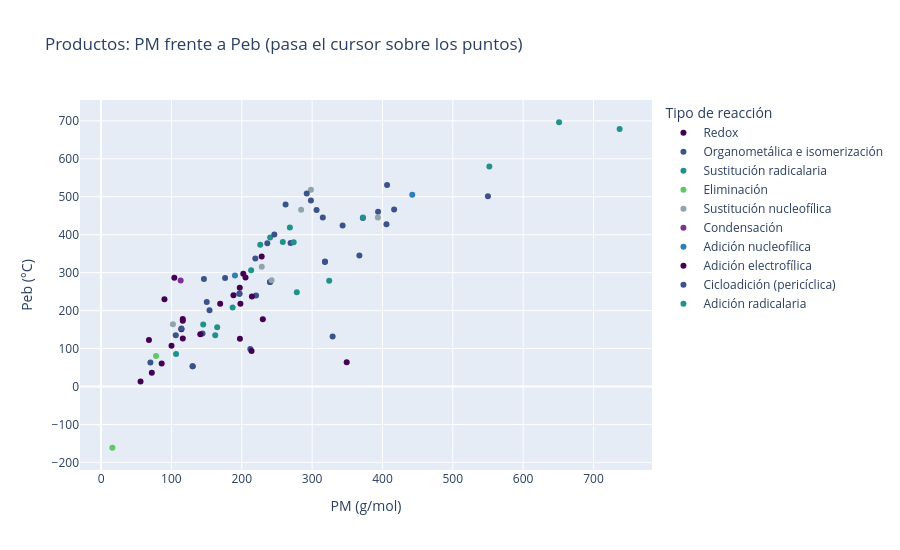
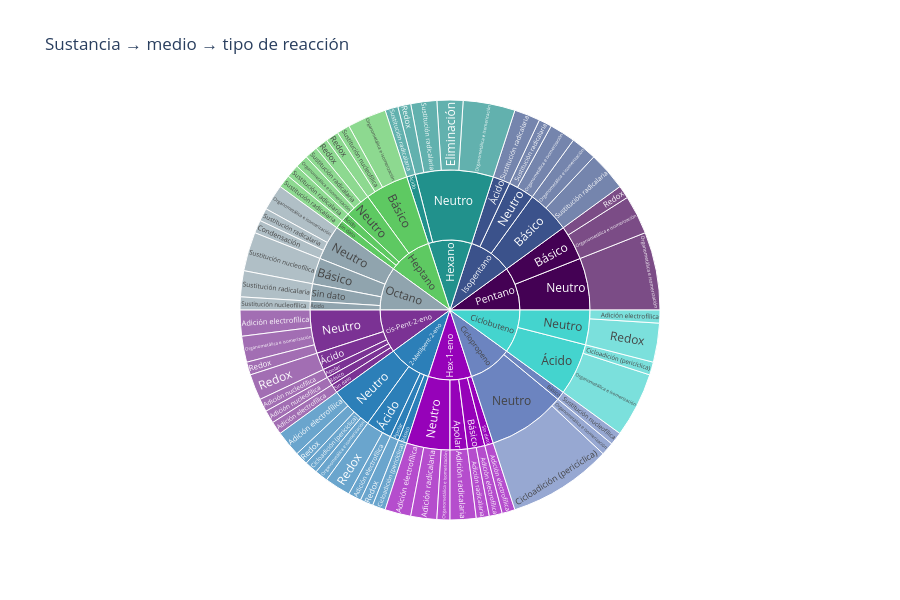

The cell these charts' notebook holds for them, in order:
### Markdown cell above
**Qué hace el código.**
- **Dispersión con plotly:** PM frente a Peb de los productos, con un color por mecanismo. Al pasar el cursor se ven el producto, el hidrocarburo, el ID y el medio.
- **Diagrama solar:** jerarquía de tres niveles, **hidrocarburo → medio → mecanismo**. Las reacciones sin medio aparecen como "Sin dato".
- Ambas figuras se exportan a **HTML**, que conserva la interactividad al abrirlo en el navegador.

### Code cell
# Relación química: la misma tendencia PM–Peb, pero al pasar el cursor se ve el producto y la reacción.
d = rx.dropna(subset=['PM', 'Peb']).copy()
fig = px.scatter(d, x='PM', y='Peb', color='Tipo de reacción', hover_data=['Producto', 'Sustancia', 'ID', 'Medio'],
                 labels={'PM': UNIDAD['PM'], 'Peb': UNIDAD['Peb']}, height=550,
                 title='Productos: PM frente a Peb (pasa el cursor sobre los puntos)',
                 color_discrete_sequence=list(COL_VAR.values()))
fig.write_html(f'{CARPETA}/18_interactivo_PM_Peb.html'); fig.show()

# Gráfica solar: se lee del centro hacia afuera: sustancia → medio → tipo de reacción.
fig2 = px.sunburst(rx.fillna({'Medio': 'Sin dato'}), path=['Sustancia', 'Medio', 'Tipo de reacción'], height=600,
                   title='Sustancia → medio → tipo de reacción', color_discrete_sequence=list(COL_VAR.values()))
fig2.write_html(f'{CARPETA}/19_interactivo_solar.html'); fig2.show()

### Figure 1 — Plotly figure (JSON) as saved in the notebook; plotly's stock layout.template omitted (floating-point values rounded to 4 significant figures)
{"data": [{"customdata": [["1-Hexilpiperidina", "Pentano", "R-001", "Básico"], ["2-Heptanona", "Heptano", "R-033", "Neutro"], ["1-Octilpiperidina", "Heptano", "R-037", "Básico"], ["Pentano", "cis-Pent-2-eno", "R-051", "Neutro"], ["1,4-Pentanodiol, 1,4-diacetato, (4S)-", "cis-Pent-2-eno", "R-057", "Ácido"], ["(+)-1,4-Pentanodiol", "cis-Pent-2-eno", "R-059", "Ácido"], ["Hidroperóxido, 1-etil-2-butenil", "2-Metilpent-2-eno", "R-061", "Apolar"], ["Hidroperóxido de 1-etil-2-metil-2-propen-1-ilo", "2-Metilpent-2-eno", "R-062", "Neutro"], ["3-Etil-2,2-dimetiloxirano", "2-Metilpent-2-eno", "R-063", "Ácido"], ["2-Metilpentano", "2-Metilpent-2-eno", "R-065", "Ácido"], ["Ciclobutano", "Ciclobuteno", "R-091", "Neutro"], ["1,4-Butanodiol", "Ciclobuteno", "R-097", "Neutro"], ["2-Ciclobuten-1-ona", "Ciclobuteno", "R-099", "Neutro"]], "hovertemplate": "Tipo de reacción=Redox<br>PM (g/mol)=%{x}<br>Peb (°C)=%{y}<br>Producto=%{customdata[0]}<br>Sustancia=%{customdata[1]}<br>ID=%{customdata[2]}<br>Medio=%{customdata[3]}<extra></extra>", "legendgroup": "Redox", "marker": {"color": "#440154", "symbol": "circle"}, "mode": "markers", "name": "Redox", "orientation": "v", "showlegend": true, "type": "scatter", "x": [169.3, 114.2, 197.4, 72.15, 188.2, 104.2, 116.2, 116.2, 100.2, 86.18, 56.11, 90.12, 68.07], "xaxis": "x", "y": [218.0, 151.0, 126.0, 36.1, 240.4, 286.8, 177.7, 173.2, 107.0, 60.3, 13.08, 230.0, 122.2], "yaxis": "y"}, {"customdata": [["(αS)-4-Bromo-α-[(1R)-1-metilbutil]bencenoacetato de 2,2,2-tribromoetilo", "Pentano", "R-002", "Neutro"], ["(αS)-α-[(1R)-1-Metilbutil]-4-(trifluorometil)bencenoacetato de 2,2,2-tricloroetilo", "Pentano", "R-003", "Neutro"], ["(αS)-4-Bromo-α-[(1R)-1-metilbutil]bencenoacetato de 2,2,2-trifluoroetilo", "Pentano", "R-004", "Neutro"], ["(αS)-4-(1,1-Dimetiletil)-α-[(1R)-1-metilbutil]bencenoacetato de 2,2,2-tricloroetilo", "Pentano", "R-007", "Neutro"], ["(αS)-4-Bromo-α-[(1R)-1-metilbutil]bencenoacetato de 2,2,2-tricloroetilo", "Pentano", "R-009", "Neutro"], ["(αS)-4-Cloro-α-[(1R)-1-metilbutil]bencenoacetato de 2,2,2-tricloroetilo", "Pentano", "R-010", "Neutro"], ["1-Cloro-4-(2,2-dimetilbutil)benceno", "Isopentano", "R-011", "Básico"], ["(αR)-α-(1,1-Dimetilpropil)-4-metoxibencenoacetato de 2,2,2-trifluoroetilo", "Isopentano", "R-014", "Neutro"], ["1-Cloro-4-(2,2-dimetilbutil)benceno", "Isopentano", "R-015", "Básico"], ["N-[(2S)-3,3-Dimetil-2-fenilpentil]metanosulfonamida", "Isopentano", "R-020", "Neutro"], ["2-Hexil-4,4,5,5-tetrametil-1,3,2-dioxaborolano", "Hexano", "R-021", "Neutro"], ["Heptanal", "Hexano", "R-029", "Neutro"], ["rel-(1R,2R,6S)-2-(2,4-Diclorofenil)-6-[(1R)-1-metilhexil]ciclohexanol", "Heptano", "R-038", "Básico"], ["Ácido octanoico", "Heptano", "R-039", "Neutro"], ["2-Octil-4,4,5,5-tetrametil-1,3,2-dioxaborolano", "Octano", "R-041", "Neutro"], ["2-Octil-4,4,5,5-tetrametil-1,3,2-dioxaborolano", "Octano", "R-047", "Neutro"], ["1-(4-Metoxifenil)-1-heptanona", "cis-Pent-2-eno", "R-058", "Neutro"], ["trans-2-Penteno", "cis-Pent-2-eno", "R-060", "Neutro"], ["N-[[(1,3-Dimetil-2-buten-1-il)amino](4-tolil)óxido-λ4-sulfanilideno]tosilamida", "2-Metilpent-2-eno", "R-067", "Neutro"], ["Tributilhexilgermano", "Hex-1-eno", "R-074", "Neutro"], ["3-(1,1-Dimetiletil)biciclo[3.1.0]hex-3-en-2-ona", "Ciclopropeno", "R-084", "Neutro"], ["3-[(1E)-1,3-Butadien-1-il]fenol", "Ciclobuteno", "R-093", "Ácido"], ["1-[(1E)-1,3-Butadien-1-il]-3-(metiltio)benceno", "Ciclobuteno", "R-094", "Ácido"], ["[(1E)-1,3-Butadien-1-il]benceno", "Ciclobuteno", "R-095", "Ácido"], ["1-[(1E)-1,3-Butadien-1-il]-3-(fenilmetoxi)benceno", "Ciclobuteno", "R-098", "Ácido"], ["[(1E)-1,3-Butadien-1-il]benceno", "Ciclobuteno", "R-100", "Ácido"]], "hovertemplate": "Tipo de reacción=Organometálica e isomerización<br>PM (g/mol)=%{x}<br>Peb (°C)=%{y}<br>Producto=%{customdata[0]}<br>Sustancia=%{customdata[1]}<br>ID=%{customdata[2]}<br>Medio=%{customdata[3]}<extra></extra>", "legendgroup": "Organometálica e isomerización", "marker": {"color": "#3B528B", "symbol": "circle"}, "mode": "markers", "name": "Organometálica e isomerización", "orientation": "v", "showlegend": true, "type": "scatter", "x": [549.9, 405.7, 367.2, 393.8, 416.6, 372.1, 196.7, 318.3, 196.7, 269.4, 212.1, 114.2, 343.3, 144.2, 240.2, 240.2, 220.3, 70.14, 406.6, 329.1, 150.2, 146.2, 176.3, 130.2, 236.3, 130.2], "xaxis": "x", "y": [501.1, 427.5, 344.9, 460.2, 466.3, 443.8, 244.4, 329.3, 244.4, 378.1, 99.0, 152.8, 424.5, 139.7, 275.5, 275.5, 240.0, 63.3, 531.3, 132.0, 222.5, 282.9, 285.8, 53.0, 377.3, 53.0], "yaxis": "y"}, {"customdata": [["2-(2,2-Dimetil-1-fenilbutil)propanedinitrile", "Isopentano", "R-012", "Neutro"], ["2-Cloro-2-metilbutano", "Isopentano", "R-013", "Ácido"], ["1-[(1E)-4,4-Dimetil-1-hexen-1-il]-3,5-bis(trifluorometil)benceno", "Isopentano", "R-016", "Básico"], ["2-Cloro-3-[(1E)-4,4-dimetil-1-hexen-1-il]quinolina", "Isopentano", "R-017", "Básico"], ["1-[(1E)-4,4-Dimetil-1-hexen-1-il]-2,3,4,5,6-pentafluorobenceno", "Isopentano", "R-018", "Básico"], ["2-(1,1-Dimetilpropil)-4-metilquinolina", "Isopentano", "R-019", "Ácido"], ["Diclorohexilfosfina", "Hexano", "R-027", "Neutro"], ["1-Bromohexano", "Hexano", "R-028", "Ácido"], ["2-(2-Etil-1-fenilpentil)propanedinitrile", "Hexano", "R-030", "Neutro"], ["N-(5-Hidroxipentil)acetamida", "Heptano", "R-034", null], ["1-Metil-3-(1-propilbutil)-2(1H)-quinoxalinona", "Heptano", "R-036", "Neutro"], ["Propanodinitrilo, 2-(1-fenil-2-propilhexil)-", "Octano", "R-042", "Neutro"], ["Octadecanoato de 2,2,6,6-tetrametil-1-(octiloxi)-4-piperidinilo", "Octano", "R-044", null], ["Ácido decanodioico, 1,10-bis[2,2,6,6-tetrametil-1-(octiloxi)-4-piperidinilo]", "Octano", "R-046", null]], "hovertemplate": "Tipo de reacción=Sustitución radicalaria<br>PM (g/mol)=%{x}<br>Peb (°C)=%{y}<br>Producto=%{customdata[0]}<br>Sustancia=%{customdata[1]}<br>ID=%{customdata[2]}<br>Medio=%{customdata[3]}<extra></extra>", "legendgroup": "Sustitución radicalaria", "marker": {"color": "#21918C", "symbol": "circle"}, "mode": "markers", "name": "Sustitución radicalaria", "orientation": "v", "showlegend": true, "type": "scatter", "x": [226.3, 106.6, 324.3, 273.8, 278.3, 213.3, 187.0, 165.1, 240.3, 145.2, 258.4, 268.4, 551.9, 737.2], "xaxis": "x", "y": [373.3, 85.5, 278.8, 380.3, 248.6, 306.3, 208.0, 156.0, 392.6, 163.0, 380.9, 419.1, 579.4, 678.4], "yaxis": "y"}, {"customdata": [["Metano", "Hexano", "R-024", "Neutro"], ["Benceno", "Hexano", "R-025", "Neutro"]], "hovertemplate": "Tipo de reacción=Eliminación<br>PM (g/mol)=%{x}<br>Peb (°C)=%{y}<br>Producto=%{customdata[0]}<br>Sustancia=%{customdata[1]}<br>ID=%{customdata[2]}<br>Medio=%{customdata[3]}<extra></extra>", "legendgroup": "Eliminación", "marker": {"color": "#5EC962", "symbol": "circle"}, "mode": "markers", "name": "Eliminación", "orientation": "v", "showlegend": true, "type": "scatter", "x": [16.04, 78.11], "xaxis": "x", "y": [-161.5, 80.1], "yaxis": "y"}, {"customdata": [["7-(Heptiloxi)-4,5-dihidroimidazo[1,2-a]quinolina", "Heptano", "R-032", "Básico"], ["Ácido propanoico, 2,2-dimetil-", "Octano", "R-045", "Ácido"], ["2-(1-Oxopropil)decanoato de metilo", "Octano", "R-048", "Básico"], ["2-(Octiltio)tiofeno", "Octano", "R-049", "Básico"], ["Benzamida, N,N-dietil-2,3,5,6-tetrafluoro-4-(octiltio)", "Octano", "R-050", "Básico"], ["[1,3]Dioxolo[4,5-h][1,2,4]triazino[4,3-a][1,5]benzodiazepin-1(5H)-ona, 7-ciclopropil-6,7-dihidro- (ACI)", "Ciclopropeno", "R-086", "Básico"]], "hovertemplate": "Tipo de reacción=Sustitución nucleofílica<br>PM (g/mol)=%{x}<br>Peb (°C)=%{y}<br>Producto=%{customdata[0]}<br>Sustancia=%{customdata[1]}<br>ID=%{customdata[2]}<br>Medio=%{customdata[3]}<extra></extra>", "legendgroup": "Sustitución nucleofílica", "marker": {"color": "#90A4AE", "symbol": "circle"}, "mode": "markers", "name": "Sustitución nucleofílica", "orientation": "v", "showlegend": true, "type": "scatter", "x": [284.4, 102.1, 242.4, 228.4, 393.5, 298.3], "xaxis": "x", "y": [465.6, 163.8, 279.8, 315.6, 445.2, 518.5], "yaxis": "y"}, {"customdata": [["Caprolactama", "Octano", "R-043", "Neutro"]], "hovertemplate": "Tipo de reacción=Condensación<br>PM (g/mol)=%{x}<br>Peb (°C)=%{y}<br>Producto=%{customdata[0]}<br>Sustancia=%{customdata[1]}<br>ID=%{customdata[2]}<br>Medio=%{customdata[3]}<extra></extra>", "legendgroup": "Condensación", "marker": {"color": "#7B3294", "symbol": "circle"}, "mode": "markers", "name": "Condensación", "orientation": "v", "showlegend": true, "type": "scatter", "x": [113.2], "xaxis": "x", "y": [279.0], "yaxis": "y"}, {"customdata": [["1,5,7-Decatrien-4-ol, 3-etil-7-yodo-10-[(4-metoxifenil)metoxi]", "cis-Pent-2-eno", "R-052", "Apolar"], ["Bencenometanol, α-[(1S)-1-etil-2-propen-1-il]-4-metil", "cis-Pent-2-eno", "R-054", "Básico"]], "hovertemplate": "Tipo de reacción=Adición nucleofílica<br>PM (g/mol)=%{x}<br>Peb (°C)=%{y}<br>Producto=%{customdata[0]}<br>Sustancia=%{customdata[1]}<br>ID=%{customdata[2]}<br>Medio=%{customdata[3]}<extra></extra>", "legendgroup": "Adición nucleofílica", "marker": {"color": "#2C7FB8", "symbol": "circle"}, "mode": "markers", "name": "Adición nucleofílica", "orientation": "v", "showlegend": true, "type": "scatter", "x": [442.3, 190.3], "xaxis": "x", "y": [505.1, 292.2], "yaxis": "y"}, {"customdata": [["rel-(2R,3R)-2,3-Dibromopentano", "cis-Pent-2-eno", "R-053", "Neutro"], ["4,4,5,5-Tetrametil-2-pentil-1,3,2-dioxaborolano", "cis-Pent-2-eno", "R-055", "Neutro"], ["rel-(2R,3R)-2,3-Dicloropentano", "cis-Pent-2-eno", "R-056", null], ["[2-[[(2R)-2-Etil-3-metil-3-buten-1-il]oxi]etil]trimetilsilano", "2-Metilpent-2-eno", "R-066", "Ácido"], ["2,3-Dihidro-2-(4-metilpentil)-1H-1,3,2-benzodiazaborol", "2-Metilpent-2-eno", "R-068", "Neutro"], ["Ácido B,B-bis(1-etil-2-metilpropil)borínico", "2-Metilpent-2-eno", "R-070", "Neutro"], ["1-Fenil-1-octanona-2-d", "Hex-1-eno", "R-071", "Neutro"], ["Éter hexil metílico", "Hex-1-eno", "R-078", "Básico"], ["1H-Pirazol, 1-(1-metilpentil)-3-fenil-", "Hex-1-eno", "R-079", "Neutro"], ["Telurio, tricloro(2-metoxihexil)-, (T-4)-", "Hex-1-eno", "R-080", null], ["(1R,2R)-rel-1,2-Dibromociclobutano (trans)", "Ciclobuteno", "R-092", "Neutro"]], "hovertemplate": "Tipo de reacción=Adición electrofílica<br>PM (g/mol)=%{x}<br>Peb (°C)=%{y}<br>Producto=%{customdata[0]}<br>Sustancia=%{customdata[1]}<br>ID=%{customdata[2]}<br>Medio=%{customdata[3]}<extra></extra>", "legendgroup": "Adición electrofílica", "marker": {"color": "#440154", "symbol": "circle"}, "mode": "markers", "name": "Adición electrofílica", "orientation": "v", "showlegend": true, "type": "scatter", "x": [229.9, 198.1, 141.0, 214.4, 202.1, 197.2, 205.3, 116.2, 228.3, 349.2, 213.9], "xaxis": "x", "y": [177.0, 218.2, 137.7, 237.2, 297.0, 260.2, 287.5, 126.1, 342.5, 64.0, 93.5], "yaxis": "y"}, {"customdata": [["N-(1-Etil-2-metil-2-propen-1-il)-N-hidroxibenzamida", "2-Metilpent-2-eno", "R-069", "Básico"], ["rel-(1R,2S,4R,5S)-Triciclo[3.2.1.02,4]oct-6-eno", "Ciclopropeno", "R-081", "Neutro"], ["2,5-Bis(4-metoxifenil)-3,4-diazabiciclo[4.1.0]hepta-2,4-dieno", "Ciclopropeno", "R-082", "Neutro"], ["2,5-Bis(4-clorofenil)-3,4-diazabiciclo[4.1.0]hepta-2,4-dieno", "Ciclopropeno", "R-083", "Neutro"], ["9,10-Diazatetraciclo[3.3.2.02,4.06,8]dec-9-eno, 1,5-bis(5-metil-1,3,4-oxadiazol-2-il)-, (2R,4S,6R,8S)-rel- (9CI)", "Ciclopropeno", "R-085", "Neutro"], ["7-(4-Metoxifenil)-3-fenil-2(5H)-oxepinona", "Ciclopropeno", "R-087", "Neutro"], ["2,5-Dimetoxi-3,4-diazabiciclo[4.1.0]hepta-2,4-dieno", "Ciclopropeno", "R-088", "Neutro"], ["3,7-Difenil-2(5H)-oxepinona", "Ciclopropeno", "R-089", "Neutro"], ["2,5-Difenil-3,4-diazabiciclo[4.1.0]hepta-2,4-dieno", "Ciclopropeno", "R-090", "Neutro"], ["2-[(1R,4S)-Biciclo[2.1.1]hex-5-ilideno]acetato de (2,3,4,5,6-pentafluorofenil)metilo, (2Z)", "Ciclobuteno", "R-096", "Ácido"]], "hovertemplate": "Tipo de reacción=Cicloadición (pericíclica)<br>PM (g/mol)=%{x}<br>Peb (°C)=%{y}<br>Producto=%{customdata[0]}<br>Sustancia=%{customdata[1]}<br>ID=%{customdata[2]}<br>Medio=%{customdata[3]}<extra></extra>", "legendgroup": "Cicloadición (pericíclica)", "marker": {"color": "#3B528B", "symbol": "circle"}, "mode": "markers", "name": "Cicloadición (pericíclica)", "orientation": "v", "showlegend": true, "type": "scatter", "x": [219.3, 106.2, 306.4, 315.2, 298.3, 292.3, 154.2, 262.3, 246.3, 318.2], "xaxis": "x", "y": [337.3, 135.2, 464.8, 445.5, 489.9, 508.6, 201.1, 479.2, 400.4, 327.7], "yaxis": "y"}, {"customdata": [["Bis[3-(hexiltio)propanoato] de 1,1'-[2-etil-2-[[[3-(hexiltio)-1-oxopropoxi]metil]-1,3-propanodiilo]", "Hex-1-eno", "R-072", "Neutro"], ["[(3-Yodoheptil)sulfonil]ciclohexano", "Hex-1-eno", "R-075", "Básico"], ["2-(Hexiltio)etanol", "Hex-1-eno", "R-076", "Neutro"]], "hovertemplate": "Tipo de reacción=Adición radicalaria<br>PM (g/mol)=%{x}<br>Peb (°C)=%{y}<br>Producto=%{customdata[0]}<br>Sustancia=%{customdata[1]}<br>ID=%{customdata[2]}<br>Medio=%{customdata[3]}<extra></extra>", "legendgroup": "Adición radicalaria", "marker": {"color": "#21918C", "symbol": "circle"}, "mode": "markers", "name": "Adición radicalaria", "orientation": "v", "showlegend": true, "type": "scatter", "x": [651.0, 372.3, 162.3], "xaxis": "x", "y": [696.3, 445.6, 135.0], "yaxis": "y"}], "layout": {"height": 550, "legend": {"title": {"text": "Tipo de reacción"}, "tracegroupgap": 0}, "title": {"text": "Productos: PM frente a Peb (pasa el cursor sobre los puntos)"}, "xaxis": {"anchor": "y", "domain": [0, 1], "title": {"text": "PM (g/mol)"}}, "yaxis": {"anchor": "x", "domain": [0, 1], "title": {"text": "Peb (°C)"}}}}

### Figure 2 — Plotly figure (JSON) as saved in the notebook; plotly's stock layout.template omitted (floating-point values rounded to 4 significant figures)
{"data": [{"branchvalues": "total", "domain": {"x": [0, 1], "y": [0, 1]}, "hovertemplate": "labels=%{label}<br>count=%{value}<br>parent=%{parent}<br>id=%{id}<extra></extra>", "ids": ["Pentano/Básico/Redox", "Pentano/Neutro/Organometálica e isomerización", "Pentano/Básico/Organometálica e isomerización", "Isopentano/Básico/Organometálica e isomerización", "Isopentano/Neutro/Sustitución radicalaria", "Isopentano/Ácido/Sustitución radicalaria", "Isopentano/Neutro/Organometálica e isomerización", "Isopentano/Básico/Sustitución radicalaria", "Hexano/Neutro/Organometálica e isomerización", "Hexano/Neutro/Eliminación", "Hexano/Neutro/Redox", "Hexano/Neutro/Sustitución radicalaria", "Hexano/Ácido/Sustitución radicalaria", "Heptano/Ácido/Sustitución radicalaria", "Heptano/Básico/Sustitución nucleofílica", "Heptano/Neutro/Redox", "Heptano/Sin dato/Sustitución radicalaria", "Heptano/Básico/Organometálica e isomerización", "Heptano/Neutro/Sustitución radicalaria", "Heptano/Básico/Redox", "Heptano/Neutro/Organometálica e isomerización", "Octano/Neutro/Organometálica e isomerización", "Octano/Neutro/Sustitución radicalaria", "Octano/Neutro/Condensación", "Octano/Sin dato/Sustitución radicalaria", "Octano/Ácido/Sustitución nucleofílica", "Octano/Básico/Sustitución nucleofílica", "cis-Pent-2-eno/Neutro/Redox", "cis-Pent-2-eno/Apolar/Adición nucleofílica", "cis-Pent-2-eno/Neutro/Adición electrofílica", "cis-Pent-2-eno/Básico/Adición nucleofílica", "cis-Pent-2-eno/Sin dato/Adición electrofílica", "cis-Pent-2-eno/Ácido/Redox", "cis-Pent-2-eno/Neutro/Organometálica e isomerización", "2-Metilpent-2-eno/Apolar/Redox", "2-Metilpent-2-eno/Neutro/Redox", "2-Metilpent-2-eno/Ácido/Redox", "2-Metilpent-2-eno/Neutro/Cicloadición (pericíclica)", "2-Metilpent-2-eno/Ácido/Adición electrofílica", "2-Metilpent-2-eno/Neutro/Organometálica e isomerización", "2-Metilpent-2-eno/Neutro/Adición electrofílica", "2-Metilpent-2-eno/Básico/Cicloadición (pericíclica)", "Hex-1-eno/Neutro/Adición electrofílica", "Hex-1-eno/Neutro/Adición radicalaria", "Hex-1-eno/Apolar/Adición radicalaria", "Hex-1-eno/Neutro/Organometálica e isomerización", "Hex-1-eno/Básico/Adición radicalaria", "Hex-1-eno/Básico/Adición electrofílica", "Hex-1-eno/Sin dato/Adición electrofílica", "Ciclopropeno/Neutro/Cicloadición (pericíclica)", "Ciclopropeno/Neutro/Organometálica e isomerización", "Ciclopropeno/Básico/Sustitución nucleofílica", "Ciclobuteno/Neutro/Redox", "Ciclobuteno/Neutro/Adición electrofílica", "Ciclobuteno/Ácido/Organometálica e isomerización", "Ciclobuteno/Ácido/Cicloadición (pericíclica)", "Pentano/Básico", "Pentano/Neutro", "Isopentano/Básico", "Isopentano/Neutro", "Isopentano/Ácido", "Hexano/Neutro", "Hexano/Ácido", "Heptano/Ácido", "Heptano/Básico", "Heptano/Neutro", "Heptano/Sin dato", "Octano/Neutro", "Octano/Sin dato", "Octano/Ácido", "Octano/Básico", "cis-Pent-2-eno/Neutro", "cis-Pent-2-eno/Apolar", "cis-Pent-2-eno/Básico", "cis-Pent-2-eno/Sin dato", "cis-Pent-2-eno/Ácido", "2-Metilpent-2-eno/Apolar", "2-Metilpent-2-eno/Neutro", "2-Metilpent-2-eno/Ácido", "2-Metilpent-2-eno/Básico", "Hex-1-eno/Neutro", "Hex-1-eno/Apolar", "Hex-1-eno/Básico", "Hex-1-eno/Sin dato", "Ciclopropeno/Neutro", "Ciclopropeno/Básico", "Ciclobuteno/Neutro", "Ciclobuteno/Ácido", "Pentano", "Isopentano", "Hexano", "Heptano", "Octano", "cis-Pent-2-eno", "2-Metilpent-2-eno", "Hex-1-eno", "Ciclopropeno", "Ciclobuteno"], "labels": ["Redox", "Organometálica e isomerización", "Organometálica e isomerización", "Organometálica e isomerización", "Sustitución radicalaria", "Sustitución radicalaria", "Organometálica e isomerización", "Sustitución radicalaria", "Organometálica e isomerización", "Eliminación", "Redox", "Sustitución radicalaria", "Sustitución radicalaria", "Sustitución radicalaria", "Sustitución nucleofílica", "Redox", "Sustitución radicalaria", "Organometálica e isomerización", "Sustitución radicalaria", "Redox", "Organometálica e isomerización", "Organometálica e isomerización", "Sustitución radicalaria", "Condensación", "Sustitución radicalaria", "Sustitución nucleofílica", "Sustitución nucleofílica", "Redox", "Adición nucleofílica", "Adición electrofílica", "Adición nucleofílica", "Adición electrofílica", "Redox", "Organometálica e isomerización", "Redox", "Redox", "Redox", "Cicloadición (pericíclica)", "Adición electrofílica", "Organometálica e isomerización", "Adición electrofílica", "Cicloadición (pericíclica)", "Adición electrofílica", "Adición radicalaria", "Adición radicalaria", "Organometálica e isomerización", "Adición radicalaria", "Adición electrofílica", "Adición electrofílica", "Cicloadición (pericíclica)", "Organometálica e isomerización", "Sustitución nucleofílica", "Redox", "Adición electrofílica", "Organometálica e isomerización", "Cicloadición (pericíclica)", "Básico", "Neutro", "Básico", "Neutro", "Ácido", "Neutro", "Ácido", "Ácido", "Básico", "Neutro", "Sin dato", "Neutro", "Sin dato", "Ácido", "Básico", "Neutro", "Apolar", "Básico", "Sin dato", "Ácido", "Apolar", "Neutro", "Ácido", "Básico", "Neutro", "Apolar", "Básico", "Sin dato", "Neutro", "Básico", "Neutro", "Ácido", "Pentano", "Isopentano", "Hexano", "Heptano", "Octano", "cis-Pent-2-eno", "2-Metilpent-2-eno", "Hex-1-eno", "Ciclopropeno", "Ciclobuteno"], "name": "", "parents": ["Pentano/Básico", "Pentano/Neutro", "Pentano/Básico", "Isopentano/Básico", "Isopentano/Neutro", "Isopentano/Ácido", "Isopentano/Neutro", "Isopentano/Básico", "Hexano/Neutro", "Hexano/Neutro", "Hexano/Neutro", "Hexano/Neutro", "Hexano/Ácido", "Heptano/Ácido", "Heptano/Básico", "Heptano/Neutro", "Heptano/Sin dato", "Heptano/Básico", "Heptano/Neutro", "Heptano/Básico", "Heptano/Neutro", "Octano/Neutro", "Octano/Neutro", "Octano/Neutro", "Octano/Sin dato", "Octano/Ácido", "Octano/Básico", "cis-Pent-2-eno/Neutro", "cis-Pent-2-eno/Apolar", "cis-Pent-2-eno/Neutro", "cis-Pent-2-eno/Básico", "cis-Pent-2-eno/Sin dato", "cis-Pent-2-eno/Ácido", "cis-Pent-2-eno/Neutro", "2-Metilpent-2-eno/Apolar", "2-Metilpent-2-eno/Neutro", "2-Metilpent-2-eno/Ácido", "2-Metilpent-2-eno/Neutro", "2-Metilpent-2-eno/Ácido", "2-Metilpent-2-eno/Neutro", "2-Metilpent-2-eno/Neutro", "2-Metilpent-2-eno/Básico", "Hex-1-eno/Neutro", "Hex-1-eno/Neutro", "Hex-1-eno/Apolar", "Hex-1-eno/Neutro", "Hex-1-eno/Básico", "Hex-1-eno/Básico", "Hex-1-eno/Sin dato", "Ciclopropeno/Neutro", "Ciclopropeno/Neutro", "Ciclopropeno/Básico", "Ciclobuteno/Neutro", "Ciclobuteno/Neutro", "Ciclobuteno/Ácido", "Ciclobuteno/Ácido", "Pentano", "Pentano", "Isopentano", "Isopentano", "Isopentano", "Hexano", "Hexano", "Heptano", "Heptano", "Heptano", "Heptano", "Octano", "Octano", "Octano", "Octano", "cis-Pent-2-eno", "cis-Pent-2-eno", "cis-Pent-2-eno", "cis-Pent-2-eno", "cis-Pent-2-eno", "2-Metilpent-2-eno", "2-Metilpent-2-eno", "2-Metilpent-2-eno", "2-Metilpent-2-eno", "Hex-1-eno", "Hex-1-eno", "Hex-1-eno", "Hex-1-eno", "Ciclopropeno", "Ciclopropeno", "Ciclobuteno", "Ciclobuteno", "", "", "", "", "", "", "", "", "", ""], "type": "sunburst", "values": [1, 6, 3, 2, 1, 2, 2, 3, 4, 2, 1, 2, 1, 1, 1, 1, 1, 3, 1, 1, 1, 2, 1, 1, 2, 1, 3, 1, 1, 2, 1, 1, 2, 2, 1, 1, 2, 1, 1, 1, 2, 1, 2, 2, 2, 1, 1, 1, 1, 8, 1, 1, 3, 1, 5, 1, 4, 6, 5, 3, 2, 9, 1, 1, 5, 3, 1, 4, 2, 1, 3, 5, 1, 1, 1, 2, 1, 5, 3, 1, 5, 2, 2, 1, 9, 1, 4, 6, 10, 10, 10, 10, 10, 10, 10, 10, 10, 10]}], "layout": {"height": 600, "legend": {"tracegroupgap": 0}, "sunburstcolorway": ["#440154", "#3B528B", "#21918C", "#5EC962", "#90A4AE", "#7B3294", "#2C7FB8"], "title": {"text": "Sustancia → medio → tipo de reacción"}}}
